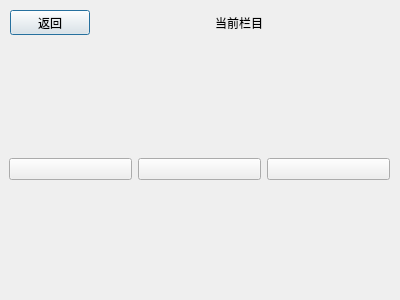
<?xml version="1.0" encoding="UTF-8"?>
<ui version="4.0">
 <class>VideoListDialog</class>
 <widget class="QDialog" name="VideoListDialog">
  <property name="geometry">
   <rect>
    <x>0</x>
    <y>0</y>
    <width>400</width>
    <height>300</height>
   </rect>
  </property>
  <property name="windowTitle">
   <string>视频列表</string>
  </property>
  <widget class="QWidget" name="layoutWidget">
   <property name="geometry">
    <rect>
     <x>10</x>
     <y>10</y>
     <width>371</width>
     <height>25</height>
    </rect>
   </property>
   <layout class="QHBoxLayout" name="horizontalLayout">
    <item>
     <widget class="QPushButton" name="BT_back">
      <property name="text">
       <string>返回</string>
      </property>
     </widget>
    </item>
    <item>
     <spacer name="horizontalSpacer">
      <property name="orientation">
       <enum>Qt::Horizontal</enum>
      </property>
      <property name="sizeHint" stdset="0">
       <size>
        <width>88</width>
        <height>20</height>
       </size>
      </property>
     </spacer>
    </item>
    <item>
     <widget class="QLabel" name="LB_name">
      <property name="text">
       <string>当前栏目</string>
      </property>
     </widget>
    </item>
    <item>
     <spacer name="horizontalSpacer_2">
      <property name="orientation">
       <enum>Qt::Horizontal</enum>
      </property>
      <property name="sizeHint" stdset="0">
       <size>
        <width>78</width>
        <height>20</height>
       </size>
      </property>
     </spacer>
    </item>
   </layout>
  </widget>
  <widget class="QWidget" name="layoutWidget">
   <property name="geometry">
    <rect>
     <x>9</x>
     <y>44</y>
     <width>381</width>
     <height>251</height>
    </rect>
   </property>
   <layout class="QHBoxLayout" name="horizontalLayout_2">
    <item>
     <widget class="QPushButton" name="BT_picA">
      <property name="text">
       <string/>
      </property>
     </widget>
    </item>
    <item>
     <widget class="QPushButton" name="BT_picB">
      <property name="text">
       <string/>
      </property>
     </widget>
    </item>
    <item>
     <widget class="QPushButton" name="BT_picC">
      <property name="text">
       <string/>
      </property>
     </widget>
    </item>
   </layout>
  </widget>
 </widget>
 <resources/>
 <connections/>
</ui>
